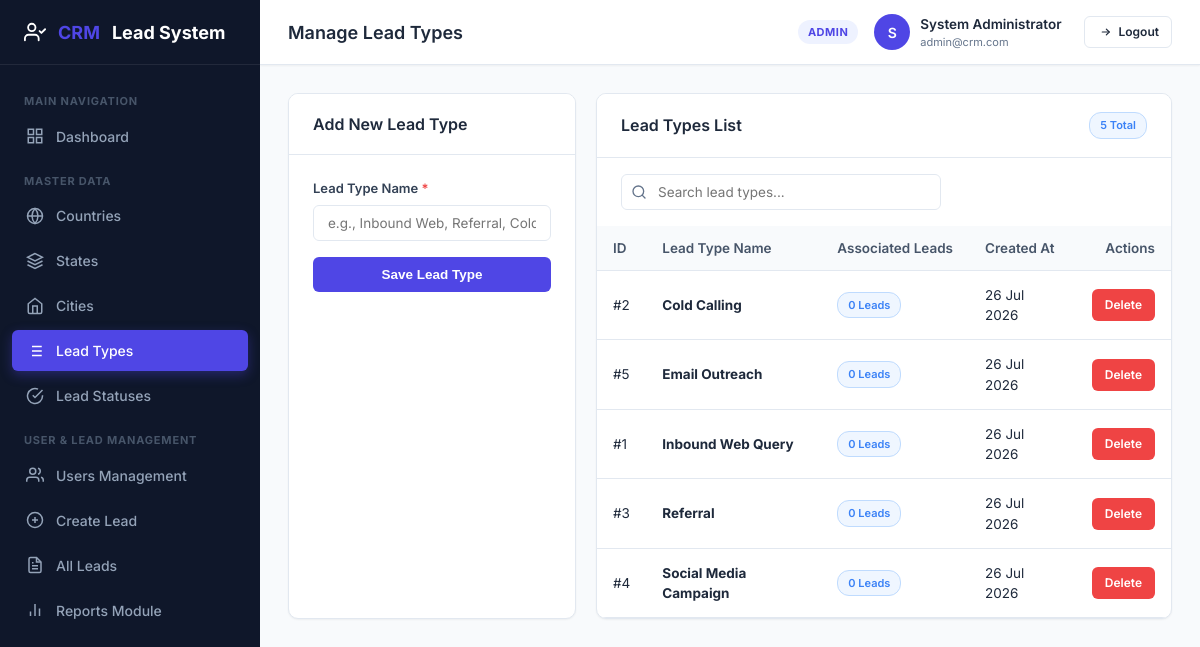
The app's page /admin/lead_types.php (signed in) with its own data.
### tables this page shows
CREATE TABLE IF NOT EXISTS `lead_types` (
    `id` INT AUTO_INCREMENT PRIMARY KEY,
    `type_name` VARCHAR(100) NOT NULL UNIQUE,
    `created_at` DATETIME DEFAULT CURRENT_TIMESTAMP
);

### admin/lead_types.php (the view, shortened to what this page needs)
<?php
require_once __DIR__ . '/../includes/header.php';
$pdo = getDBConnection();
$leadTypes = $pdo->query("
    SELECT lt.*, COUNT(l.id) AS lead_count
    FROM lead_types lt
    LEFT JOIN leads l ON lt.id = l.lead_type_id
    GROUP BY lt.id
    ORDER BY lt.type_name ASC
")->fetchAll();
?>
<div class="form-grid" style="grid-template-columns: 1fr 2fr;">
    <div class="card">
        <div class="card-header">
            <h3 class="card-title">Add New Lead Type</h3>
        </div>
        <div class="card-body">
            <form action="" method="POST">
                <div class="form-group">
                    <label class="form-label" for="type_name">Lead Type Name <span class="required">*</span></label>
                    <input type="text" id="type_name" name="type_name" class="form-control" placeholder="e.g., Inbound Web, Referral, Cold Call" required>
                </div>
                <button type="submit" class="btn btn-primary" style="width: 100%;">
                    Save Lead Type
                </button>
            </form>
        </div>
    </div>
    <div class="card">
        <div class="card-header">
            <h3 class="card-title">Lead Types List</h3>
            <span class="badge badge-fresh"><?php echo count($leadTypes); ?> Total</span>
        </div>
        <div class="card-body" style="padding: 0;">
            <div class="table-search-bar" style="padding: 16px 24px 0 24px;">
                <div class="search-input-wrap">
                    <svg xmlns="http://www.w3.org/2000/svg" width="16" height="16" viewBox="0 0 24 24" fill="none" stroke="currentColor" stroke-width="2" stroke-linecap="round" stroke-linejoin="round"><circle cx="11" cy="11" r="8"></circle><line x1="21" y1="21" x2="16.65" y2="16.65"></line></svg>
                    <input type="text" id="tableSearchInput" class="form-control" placeholder="Search lead types...">
                </div>
            </div>
            <div class="table-responsive">
                <table class="custom-table">
                    <thead>
                        <tr>
                            <th>ID</th>
                            <th>Lead Type Name</th>
                            <th>Associated Leads</th>
                            <th>Created At</th>
                            <th class="text-right">Actions</th>
                        </tr>
                    </thead>
                    <tbody>
                        <?php if (empty($leadTypes)): ?>
                            <tr><td colspan="5" style="text-align: center; color: var(--text-muted);">No lead types defined.</td></tr>
                        <?php else: ?>
                            <?php foreach ($leadTypes as $lt): ?>
                                <tr>
                                    <td>#<?php echo $lt['id']; ?></td>
                                    <td><strong><?php echo htmlspecialchars($lt['type_name']); ?></strong></td>
                                    <td><span class="badge badge-fresh"><?php echo $lt['lead_count']; ?> Leads</span></td>
                                    <td><?php echo date('d M Y', strtotime($lt['created_at'])); ?></td>
                                    <td class="text-right">
                                        <a href="?delete=<?php echo $lt['id']; ?>" class="btn btn-sm btn-danger" onclick="return confirm('Are you sure you want to delete this lead type?');">
                                            Delete
                                        </a>
                                    </td>
                                </tr>
                            <?php endforeach; ?>
                        <?php endif; ?>
                    </tbody>
                </table>
            </div>
        </div>
    </div>
</div>
<?php require_once __DIR__ . '/../includes/footer.php'; ?>

### assets/css/style.css (style rules this page uses)
:root { --primary: #4f46e5; --primary-hover: #4338ca; --primary-light: #eef2ff; --secondary: #64748b; --success: #10b981; --success-light: #ecfdf5; --warning: #f59e0b; --warning-light: #fffbeb; --danger: #ef4444; --danger-light: #fef2f2; --info: #3b82f6; --info-light: #eff6ff; --bg-body: #f8fafc; --bg-card: #ffffff; --border-color: #e2e8f0; --text-main: #1e293b; --text-muted: #64748b; --text-white: #ffffff; --sidebar-bg: #0f172a; --sidebar-text: #94a3b8; --sidebar-active-bg: #1e293b; --sidebar-active-text: #ffffff; --sidebar-width: 260px; --topbar-height: 65px; --radius-sm: 6px; --radius-md: 10px; --radius-lg: 16px; --shadow-sm: 0 1px 2px 0 rgba(0, 0, 0, 0.05); --shadow-md: 0 4px 6px -1px rgba(0, 0, 0, 0.1), 0 2px 4px -1px rgba(0, 0, 0, 0.06); --shadow-lg: 0 10px 15px -3px rgba(0, 0, 0, 0.1), 0 4px 6px -2px rgba(0, 0, 0, 0.05); --transition: all 0.2s ease-in-out; }
* { margin: 0; padding: 0; box-sizing: border-box; }
body { font-family: 'Inter', system-ui, -apple-system, sans-serif; background-color: var(--bg-body); color: var(--text-main); line-height: 1.5; font-size: 14px; -webkit-font-smoothing: antialiased; }
a { color: var(--primary); text-decoration: none; transition: var(--transition); }
.card { background-color: var(--bg-card); border: 1px solid var(--border-color); border-radius: var(--radius-md); box-shadow: var(--shadow-sm); margin-bottom: 28px; overflow: hidden; }
.card-header { padding: 18px 24px; border-bottom: 1px solid var(--border-color); display: flex; align-items: center; justify-content: space-between; background-color: #ffffff; }
.card-title { font-size: 16px; font-weight: 600; color: var(--text-main); }
.card-body { padding: 24px; }
.btn { display: inline-flex; align-items: center; justify-content: center; gap: 8px; padding: 9px 18px; font-size: 13.5px; font-weight: 600; border-radius: var(--radius-sm); border: 1px solid transparent; cursor: pointer; transition: var(--transition); text-decoration: none; }
.btn-sm { padding: 6px 12px; font-size: 12px; }
.btn-primary { background-color: var(--primary); color: #ffffff; }
.btn-danger { background-color: var(--danger); color: #ffffff; }
.badge { display: inline-block; padding: 4px 10px; border-radius: 12px; font-size: 11px; font-weight: 600; }
.badge-fresh { background-color: var(--info-light); color: var(--info); border: 1px solid #bfdbfe; }
.form-grid { display: grid; grid-template-columns: repeat(auto-fit, minmax(280px, 1fr)); gap: 20px; }
.form-group { display: flex; flex-direction: column; gap: 6px; margin-bottom: 16px; }
.form-label { font-size: 13px; font-weight: 600; color: #334155; }
.form-label .required { color: var(--danger); }
.form-control, .form-select { width: 100%; padding: 9px 14px; font-size: 13.5px; font-family: inherit; color: var(--text-main); background-color: #ffffff; border: 1px solid var(--border-color); border-radius: var(--radius-sm); transition: var(--transition); }
.table-responsive { width: 100%; overflow-x: auto; }
.custom-table { width: 100%; border-collapse: collapse; text-align: left; font-size: 13.5px; }
.custom-table th { background-color: #f8fafc; color: #475569; font-weight: 600; padding: 12px 16px; border-bottom: 1px solid var(--border-color); white-space: nowrap; }
.custom-table td { padding: 14px 16px; border-bottom: 1px solid var(--border-color); color: var(--text-main); vertical-align: middle; }
.table-search-bar { display: flex; justify-content: space-between; align-items: center; margin-bottom: 16px; gap: 16px; }
.search-input-wrap { position: relative; max-width: 320px; width: 100%; }
.search-input-wrap input { padding-left: 36px; }
.search-input-wrap svg { position: absolute; left: 10px; top: 50%; transform: translateY(-50%); color: var(--text-muted); }
.text-right { text-align: right; }

### records on screen
lead_types: id "2", type_name "Cold Calling", lead_count "0", created_at "26 Jul 2026"
lead_types: id "5", type_name "Email Outreach", lead_count "0", created_at "26 Jul 2026"
lead_types: id "1", type_name "Inbound Web Query", lead_count "0", created_at "26 Jul 2026"
lead_types: id "3", type_name "Referral", lead_count "0", created_at "26 Jul 2026"
lead_types: id "4", type_name "Social Media Campaign", lead_count "0", created_at "26 Jul 2026"

### other values on screen
$pageTitle "Manage Lead Types"
$currentUser['role_name'] "ADMIN"
substr($currentUser['name'], 0, 1) "S"
$currentUser['name'] "System Administrator"
$currentUser['email'] "admin@crm.com"
count($leadTypes) "5"
